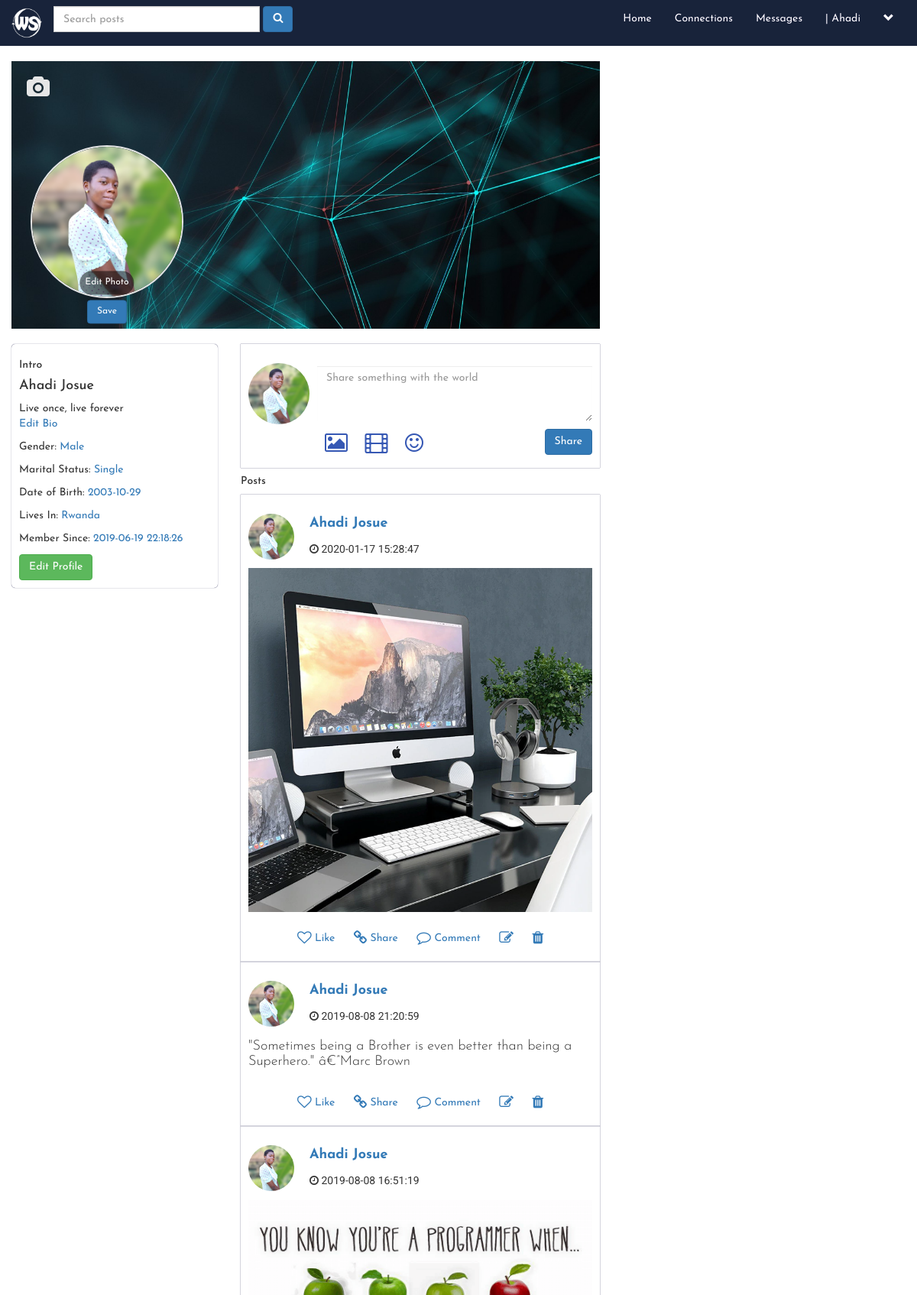
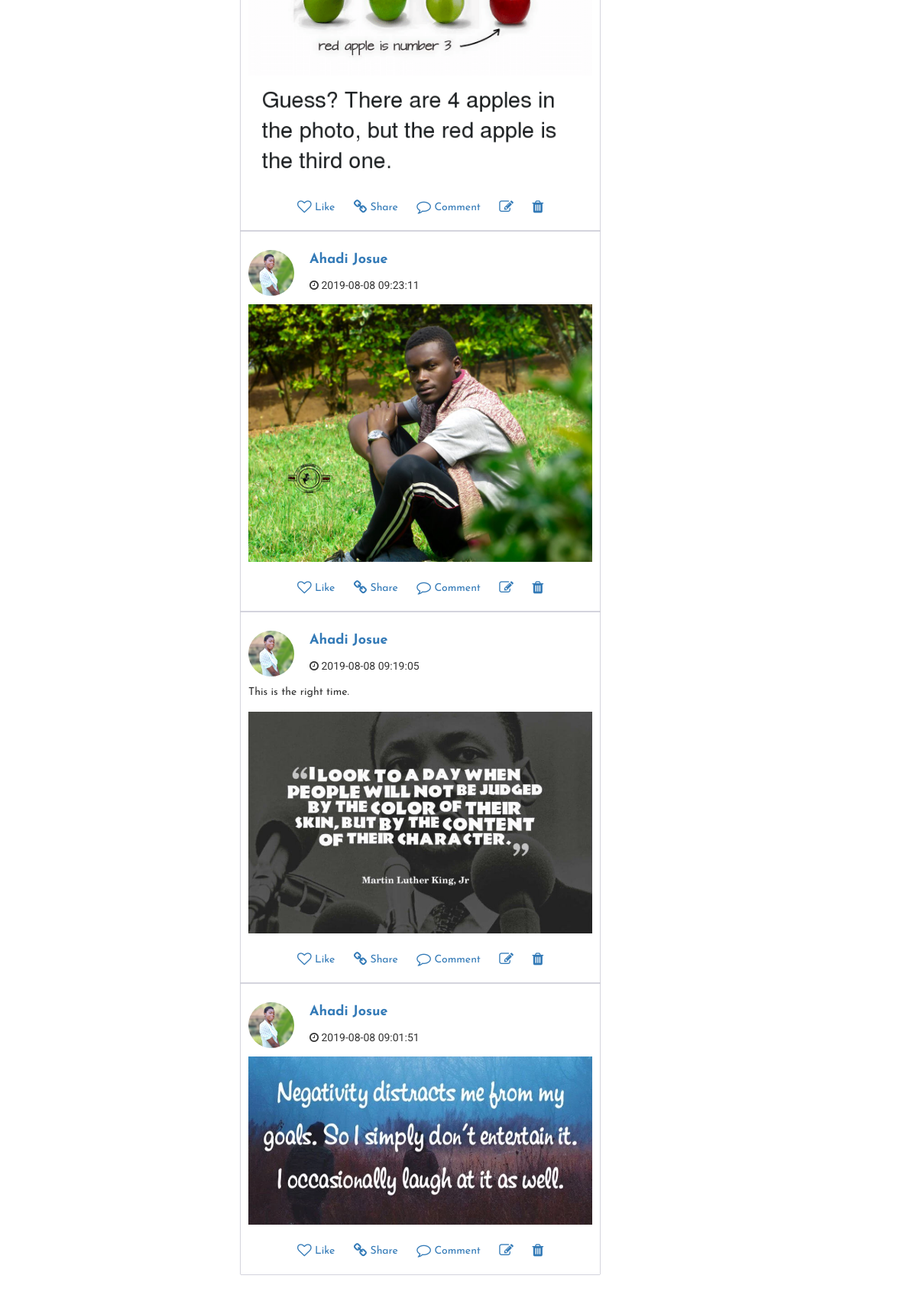
/profile.php?u_id=1 (signed in), run on the app's committed database (2 pictures, top to bottom).
### tables this page shows
CREATE TABLE `users` (
  `user_id` int(11) NOT NULL,
  `f_name` text NOT NULL,
  `l_name` text NOT NULL,
  `user_name` text NOT NULL,
  `describe_user` varchar(255) NOT NULL,
  `Relationship` text NOT NULL,
  `user_pass` varchar(255) NOT NULL,
  `user_email` varchar(255) NOT NULL,
  `user_country` text NOT NULL,
  `user_gender` text NOT NULL,
  `user_birthday` text NOT NULL,
  `user_image` varchar(255) NOT NULL,
  `user_cover` varchar(255) NOT NULL,
  `user_reg_date` timestamp NOT NULL DEFAULT current_timestamp(),
  `status` text NOT NULL,
  `posts` text NOT NULL,
  `recovery_account` varchar(255) NOT NULL
);

CREATE TABLE `posts` (
  `post_id` int(11) NOT NULL,
  `user_id` int(11) NOT NULL,
  `post_content` varchar(255) NOT NULL,
  `upload_image` varchar(255) NOT NULL,
  `post_date` timestamp NOT NULL DEFAULT current_timestamp()
);

### profile.php (the view, shortened to what this page needs)
<!DOCTYPE html>
<html lang="en">
<head>
	<?php
		include("includes/header.php");
	?>
	<link rel="stylesheet" href="https://cdnjs.cloudflare.com/ajax/libs/font-awesome/4.7.0/css/font-awesome.min.css">
	<link rel="stylesheet" href="https://maxcdn.bootstrapcdn.com/bootstrap/3.3.7/css/bootstrap.min.css">
	<link rel="stylesheet" href="css/main.css">
</head>
<body>
<div class="row container-fluid">
	<div class="col-sm-8">
		<?php
			echo"
			<div class='profile'>
				<div class='cover-img'>
					<img src='cover/$user_cover' title='Cover Photo'>
				</div>
				<form action='profile.php?u_id=$user_id' method='post' enctype='multipart/form-data'>
					<ul class='nav pull-left' id='cover'>
						<li class='dropdown'>
							<a class='dropdown-toggle' data-toggle='dropdown' title='Update Cover Photo'><i class='fa fa-camera fa-2x'></i></a>
							<div class='dropdown-menu'>
								<center>
									<p><strong>Select Photo</strong> to upload <br> <strong>Save</strong> to update cover</p>
									<label>Select Cover
									<input type='file' name='u_cover'/>
									</label>
									<button name='submit' class='btn btn-primary text-1'>Save</button>
								</center>
							</div>
						</li>
					</ul>
				</form>
			</div>
			<div id='profile'>
				<img src='users/$user_image'>
				<form action='profile.php?u_id='$user_id' method='post' enctype='multipart/form-data'>
					<label id='update_profile'> Edit Photo
						<input type='file' name='u_image' />
					</label><br>
					<button id='button_profile' name='update' class='btn btn-primary'>Save</button>
				</form>
			</div>
			";
		?>
	</div>
	<div class="col-sm-3">
	</div>
</div><br>
<div class="row container-fluid">
	<div class="col-sm-3">
		<?php
		echo "
		<div class='intro'>
			<h5>Intro</strong></h5>
			<h4>$first_name $last_name</h4>
			<div class='bio'>
				<p> $describe_user <br> <a href='account_settings.php'>Edit Bio</a></p>
			</div>
			<p>Gender: <a href='#' class='description'>$user_gender</a></p>
			<p>Marital Status: <a href='#' class='description'>$Relationship_status</a></p>
			<p>Date of Birth: <a href='#' class='description'>$user_birthday</a></p>
			<p>Lives In: <a href='#' class='description'>$user_country</a></p>
			<p>Member Since: <a href='#' class='description'>$register_date</a></p>
			<a href='account_settings.php' class='btn btn-success'>Edit Profile</a>
		</div>
		";
		?>
	</div>
	<div class="user_posts col-sm-5" >
		<div id="insert_post">
			<?php include_once("includes/share_sth.php"); ?>
		</div>
		<div class="">
			<h5>Posts</h5>
		</div>
		<?php
	global $con;
	if(isset($_GET['u_id'])) {
		$u_id = $_GET['u_id'];
	}
	$get_posts = "select * from posts where user_id='$u_id' ORDER by 1 DESC";
	$run_posts = mysqli_query($con, $get_posts);
	while ($row_posts = mysqli_fetch_array($run_posts)) {
		$post_id = $row_posts['post_id'];
		$user_id = $row_posts['user_id'];
		$content = $row_posts['post_content'];
		$upload_image = $row_posts['upload_image'];
		$post_date = $row_posts['post_date'];
		$user = "select * from users where user_id='$user_id' AND posts='yes'";
		$run_user = mysqli_query($con, $user);
		$row_user = mysqli_fetch_array($run_user);
		$f_name = $row_user['f_name'];
		$l_name = $row_user['l_name'];
		$user_image = $row_user['user_image'];
		if ($content=="No" && strlen($upload_image) >= 1) {
			echo "
				<div id='posts' class='col-sm-5'>
					<div class='row'>
						<div class='col-sm-2'>
							<img src='users/$user_image' class='img-circle'></<img>
						</div>
						<div id='postedby' class='col-sm-6'>
							<p><a href='user_profile.php?u_id=$user_id'>$f_name $l_name</a></p>
							<p><i class='fa fa-clock-o'></i> $post_date</p>
						</div>
					</div>
					<div class='row'>
						<div class='col-sm-12'>
							<img id='posts-img' src='uploads/images/$upload_image'>
						</div>
					</div>
					<div class='post-footer'>
						<a href='#' class='text-dark'><i class='fa fa-heart-o fa-lg'></i> Like</a>
						<a href='#' class='text-dark'><i class='fa fa-link fa-lg'></i> Share</a>
						<a href='single.php?post_id=$post_id' class='text-dark'><i class='fa fa-comment-o fa-lg'></i> Comment</a>
						<a href='edit_post.php?post_id=$post_id' class='text-dark'><i class='fa fa-edit fa-lg'></i></a>
						<a href='functions/delete_post.php?post_id=$post_id' class='text-dark'><i class='fa fa-trash fa-lg'></i></a>
					</div>
				</div><br><br>
			";
		}
		else if(strlen($content) >= 1 && strlen($upload_image) >= 1) {
			echo "
			<div id='posts' class='col-sm-6'>
				<div class='row'>
					<div class='col-sm-2'>
						<img src='users/$user_image' class='img-circle'></img>
					</div>
					<div id='postedby' class='col-sm-6'>
						<p><a href='user_profile.php?u_id=$user_id'>$f_name $l_name</a></p>
						<p><i class='fa fa-clock-o'></i> $post_date</p>
					</div>
				</div>
				<div class='row'>
					<div class='col-sm-12'>
						<p class='content'>$content</p>
						<img id='posts-img' src='uploads/images/$upload_image'>
					</div>
				</div>
				<div class='post-footer'>
					<a href='#' class='text-dark'><i class='fa fa-heart-o fa-lg'></i> Like</a>
					<a href='#' class='text-dark'><i class='fa fa-link fa-lg'></i> Share</a>
					<a href='single.php?post_id=$post_id' class='text-dark'><i class='fa fa-comment-o fa-lg'></i> Comment</a>
					<a href='edit_post.php?post_id=$post_id' class='text-dark'><i class='fa fa-edit fa-lg'></i></a>
					<a href='functions/delete_post.php?post_id=$post_id' class='text-dark'><i class='fa fa-trash fa-lg'></i></a>
				</div>
			</div><br><br>
			";
		}
		else {
			echo "
				<div id='posts' class='col-sm-5'>
					<div class='row'>
						<div class='col-sm-2'>
							<img src='users/$user_image' class='img-circle'></img>
						</div>
						<div id='postedby' class='col-sm-6'>
							<p><a href='user_profile.php?u_id=$user_id'>$f_name $l_name</a></p>
							<p><i class='fa fa-clock-o'></i> $post_date</small></p>
						</div>
					</div>
					<div class='row'>
						<div class='col-sm-12'>
							<h4><p>$content</p></h4>
						</div>
					</div>
			";
			global $con;
			if (isset($_GET['u_id'])) {
				$u_id = $_GET['u_id'];
			}
			$get_posts = "select user_email from users where user_id='$u_id'";
			$run_user = mysqli_query($con, $get_posts);
			$row = mysqli_fetch_array($run_user);
			$user_email = $row['user_email'];
			$user = $_SESSION['user_email'];
			$get_user = "select * from users where user_email='$user'";
			$run_user = mysqli_query($con, $get_user);
			$row = mysqli_fetch_array($run_user);
			$user_id = $row['user_id'];
			$u_email = $row['user_email'];
			if ($u_email != $user_email) {
				echo "<script>window.open('profile.php?u_id=$user_id', '_self')</script>";
			}else{
				echo "
					<div class='post-footer'>
						<a href='#' class='text-dark'><i class='fa fa-heart-o fa-lg'></i> Like</a>
						<a href='#' class='text-dark'><i class='fa fa-link fa-lg'></i> Share</a>
						<a href='single.php?post_id=$post_id' class='text-dark'><i class='fa fa-comment-o fa-lg'></i> Comment</a>
						<a href='edit_post.php?post_id=$post_id' class='text-dark'><i class='fa fa-edit fa-lg'></i></a>
						<a href='functions/delete_post.php?post_id=$post_id' class='text-dark'><i class='fa fa-trash fa-lg'></i></a>
					</div>
				</div><br><br>
				";
			}
		}
	}
	?>
	</div>
	<div class="col-sm-3">
	</div>
</div> <br><br><br>
</body>
</html>

### includes/header.php (shortened to what this page needs)
<?php
include("functions/functions.php");
?>
<nav class="navbar navbar-default">
	<div class="container-fluid">
		<div class="navbar-header">
			<h5 class="my-0 mr-md-auto font-weight-normal"><a class="header-logo text-dark" href="home.php"><img
						class="logo" src="./images/header-logo.png"></a></h5>
		</div>
		<div class="collapse navbar-collapse" id="bs-example-navbar-collapse-1">
			<ul class="nav navbar-nav navbar-left" id="left-nav">
				<li class="dropdown">
					<form class="navbar-form navbar-left" method="get" action="results.php">
						<div class="form-group input-group">
							<input type="text" class="form-control" name="user_query" placeholder="Search posts" size="32">
						</div>
						<button type="submit" class="btn btn-small btn-primary" name="search"><i class="fa fa-search"></i></button>
					</form>
				</li>
			</ul>
			<ul class="nav navbar-nav navbar-right" id="right-nav">
				<?php
				$user = $_SESSION['user_email'];
				$get_user = "select * from users where user_email='$user'";
				$run_user = mysqli_query($con,$get_user);
				$row=mysqli_fetch_array($run_user);
				$user_id = $row['user_id'];
				$first_name = $row['f_name'];
				$last_name = $row['l_name'];
				$describe_user = $row['describe_user'];
				$Relationship_status = $row['Relationship'];
				$user_country = $row['user_country'];
				$user_gender = $row['user_gender'];
				$user_birthday = $row['user_birthday'];
				$user_image = $row['user_image'];
				$user_cover = $row['user_cover'];
				$register_date = $row['user_reg_date'];
				$user_posts = "select * from posts where user_id='$user_id'";
				$run_posts = mysqli_query($con,$user_posts);
				$posts = mysqli_num_rows($run_posts);
			?>
				<li><a class="text-white" href="home.php">Home</a></li>
				<li><a class="text-white" href="members.php">Connections</a></li>
				<li><a class="text-white" href="messages.php?u_id=new">Messages</a></li>
				<li id="user-name">
					<a class="text-white" href='profile.php?<?php echo "u_id=$user_id" ?>'>| <?php echo "$first_name"; ?></a>
				</li>
				<?php
				echo"
				<li class='dropdown'>
					<a class='text-white' style='background:none' href='#' class='dropdown-toggle' data-toggle='dropdown' role='button' aria-haspopup='true' aria-expanded='false'><span><i class='glyphicon glyphicon-chevron-down'></i></span></a>
					<ul class='dropdown-menu'>
						<li>
							<a href='profile.php?u_id=$user_id'>Your Posts <span class='badge badge-secondary'>$posts</span></a>
						</li>
						<li>
							<a href='account_settings.php?u_id=$user_id'>Settings</a>
						</li>
						<li role='separator' class='divider'></li>
						<li>
							<a href='logout.php'>Logout</a>
						</li>
					</ul>
				</li>
				";
			?>
			</ul>
		</div>
	</div>
</nav>

### includes/share_sth.php (shortened to what this page needs)
<form action="home.php?id=<?php echo $user_id; ?>" method="post" id="f" enctype="multipart/form-data">
    <div class="text-section form-group">
        <div class="user-image">
            <?php
                        echo "<img class='img-circle' src='users/$user_image'>";
                        ?>
        </div>
        <textarea class="form-control" id="content" name="content" placeholder="Share something with the world"
            rows="3"></textarea><br>
    </div>
    <div class="footer-section">
        <label class="icon icon-image" for="file-input" title="Add Image">
            <i class="fa fa-image fa-2x"></i>
        </label>
        <label class="icon" for="file-input" title="Add Video">
            <i class="fa fa-film fa-2x"></i>
        </label>
        <div title="Add Emoji" class="emoji icon">
            <i class="fa fa-smile-o fa-2x"></i>
        </div>
        <button id="btn-post" class="btn btn-primary" name="sub">Share</button>
    </div>
</form>

### css/main.css (style rules this page uses)
* { box-sizing: border-box; margin: 0; padding: 0; font-family: 'Josefin Sans', sans-serif; }
body { overflow-x: hidden; }
textarea { resize: none; }
.navbar { background-color: #18233a; border: 0; -webkit-border-radius: 0 !important; -moz-border-radius: 0 !important; -o-border-radius: 0 !important; border-radius: 0 !important; margin-top: 0; margin-right: 0; margin-left: 0; padding-right: 0; padding-left: 0; }
a.text-white { color: #fff !important; font-weight: normal; text-shadow: 0px 0px 1px #000036; }
a.header-logo { text-decoration: none !important; }
.header-logo img { width: 40px; height: 40px; }
#insert_post { box-shadow: 0px 0px 1px #000036; padding: 25px 10px 10px; }
#insert_post .text-section { display: flex; width: 100%; justify-content: center; align-items: center; }
#insert_post .text-section .user-image { margin-right: 10px; }
#insert_post .text-section img { width: 80px; height: 80px; border-radius: 100%; }
#insert_post .text-section textarea { resize: vertical; border: none !important; border-radius: 0 !important; outline: none !important; justify-content: center; align-items: left; }
#insert_post .footer-section { margin-top: -2%; }
#insert_post .footer-section label.icon-image { cursor: pointer; margin-left: 96px; margin-right: 10px; }
#insert_post .emoji { display: inline; }
#insert_post .footer-section .icon { margin-right: 10px; }
#insert_post .footer-section .fa { cursor: pointer; color: #3658b4; padding: 4px; }
#insert_post .footer-section #btn-post { float: right; }
img#posts-img { margin-top: 5px; width: 100%; height: auto; cursor: pointer; }
#posts { box-shadow: 0px 0px 1px #000036; padding: 10px; padding-top: 25px; width: 100%; }
#posts .row:nth-child(1) { cursor: pointer; }
#posts #postedby p a { font-size: 18px; font-weight: bold; }
#posts #postedby p:nth-child(2) { font-size: 14px; font-family: 'Roboto', sans-serif; }
#posts .content { margin-top: 5px; }
#posts h4 { font-weight: 300; }
.post-footer { text-align: center; margin: 20px auto 10px; padding-top: 5px; }
.post-footer a { margin: auto 10px; text-decoration: none; }
.img-circle { width: 60px; height: 60px; }
.cover-img img { width: 100%; height: 350px; object-fit: cover; object-position: center; cursor: all-scroll; }
ul#cover { position:absolute; top:10px; left:20px; }
#cover li a { text-decoration: none; cursor: pointer; background: none; }
#cover li a .fa { color: #e6e6e6; }
#profile { position: absolute; top: 110px; left: 40px; }
#profile label { padding: 7px; display: table; color: #fff; }
#profile img { width: 200px; height: 200px; border-radius: 100%; border: 2px solid #e6e6e6 }
#update_profile { position: relative; top: -20px; cursor: pointer; left: 100px; border-radius: 25px; background-color: rgba(0,0,0,0.5); transform: translate(-50%, -50%); font-weight: normal; font-size: 12px; }
#button_profile { position: absolute; top: 85%; left: 50%; cursor: pointer; transform: translate(-50%, -50%); font-size: 12px; font-weight: normal; box-shadow: 0px 0px 1px #00000036; outline: none; }
.intro { box-shadow: 0px 0px 1px #000036; padding: 10px; border-radius: 5px; }

### data on the page
users: f_name "Ahadi", user_cover (picture), user_image (picture), l_name "Josue", describe_user "Live once, live forever", user_gender "Male", Relationship "Single", user_birthday "2003-10-29", user_country "Rwanda", user_reg_date "2019-06-19 22:18:26"
posts: user.user_image (picture), user.f_name "Ahadi", user.l_name "Josue", post_date "2020-01-17 15:28:47", upload_image (picture)
posts: user.user_image (picture), user.f_name "Ahadi", user.l_name "Josue", post_date "2019-08-08 21:20:59", post_content "\"Sometimes being a Brother is even better than being a Superhero.\" â€”Marc Brown"
posts: user.user_image (picture), user.f_name "Ahadi", user.l_name "Josue", post_date "2019-08-08 16:51:19", upload_image (picture)
posts: user.user_image (picture), user.f_name "Ahadi", user.l_name "Josue", post_date "2019-08-08 09:23:11", upload_image (picture)
posts: user.user_image (picture), user.f_name "Ahadi", user.l_name "Josue", post_date "2019-08-08 09:19:05", post_content "This is the right time.", upload_image (picture)
posts: user.user_image (picture), user.f_name "Ahadi", user.l_name "Josue", post_date "2019-08-08 09:01:51", upload_image (picture)
